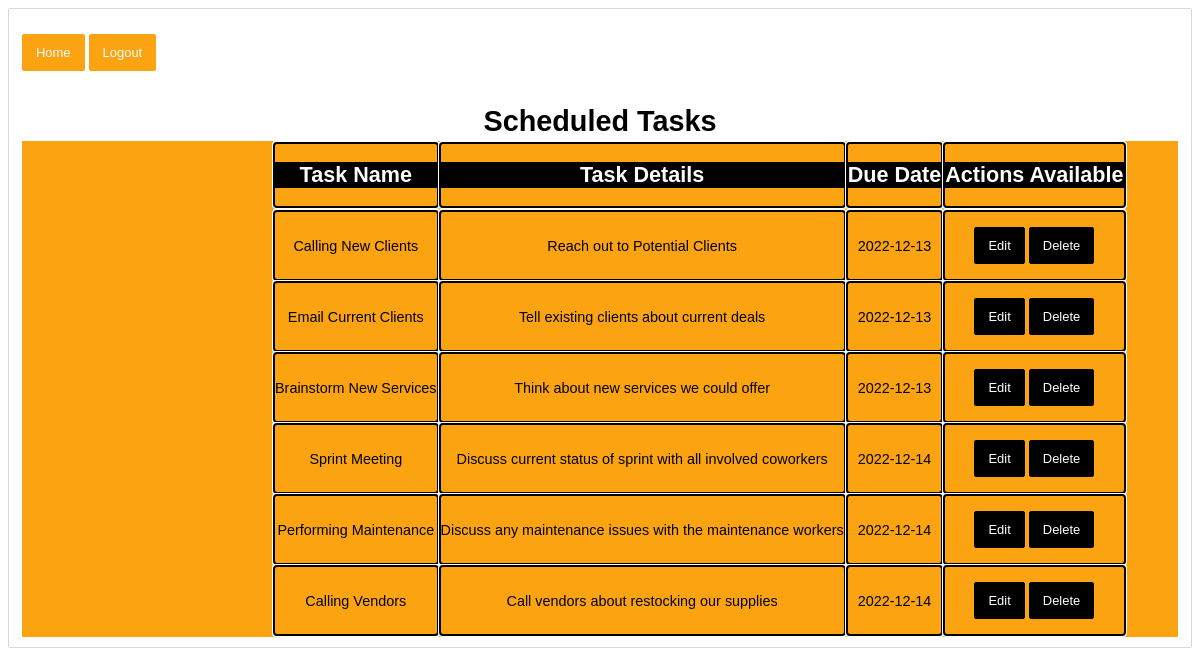
Page /calendar (signed in) on the committed database.
### models.py (models this page shows, shortened)
class Task(db.Model):
	id = db.Column("id", db.Integer, primary_key=True)
	project_id = db.Column("project_id", db.Integer)
	name = db.Column("name", db.String(200))
	text = db.Column("text", db.String(200))
	deadline = db.Column("deadline", db.String(10))
	imageUrl = db.Column("imageUrl", db.String(200))
	user_id = db.Column(db.Integer, db.ForeignKey("user.id"), nullable=False)

### jams01.py (the view)
@app.route('/calendar')
def calendar():
    if session.get('user'):
        my_projects = db.session.query(Project).all()
        my_tasks = db.session.query(Task).all()
        return render_template("calendar.html", projects=my_projects, tasks=my_tasks, user=session['user'], usern=session['user_name'])
    return redirect(url_for('login'))

### templates/calendar.html (shortened to what this page needs)
<!DOCTYPE html>
<html lang="en">
    <head>
        <link rel="stylesheet" href="{{ url_for('static', filename='main.css') }}">
        <link rel="stylesheet" href="{{ url_for('static', filename='forms.css') }}">
    </head>
    <body>
        <div class="navdiv">
            <nav>
                <form> <input type ="button" onclick="window.location.href='{{ url_for('user') }}';" value="Home" />
                <input type ="button" onclick="window.location.href='{{ url_for('logout') }}';" value="Logout" /></form>
            </nav>
        </div>
        <h1>Scheduled Tasks</h1>
        <div class="calendar">
        <table>
            <tr>
                <td><h2>Task Name</h2></td>
                <td><h2>Task Details</h2></td>
                <td><h2>Due Date</h2></td>
                <td><h2>Actions Available</h2></td>
            <tr>
                {% for task in tasks %}
                <tr>
                        <td>{{ task.name }}</td>
                        <td>{{ task.text }}</td>
                        <td> {{ task.deadline }}</td>
                        <td>
                            {% if user == task.user_id %}
                            <form action="{{ url_for('edit', task_id=task.id, project_id=task.project_id) }}" method="get">
                                <input type="submit" value="Edit">
                            </form>
                            <form action="{{url_for('delete', task_id=task.id) }}" method="post">
                                <input type="submit" value="Delete">
                            </form>
                            {% else %}
                            No Actions Available
                            {% endif %}
                        </td>
                </tr>
                {% endfor %}
        </table>
        </div>
    </body>

### static/main.css (style rules this page uses)
body { padding: 10px 13px; margin-bottom: 15px; border-radius: 2px; border: 1px solid #d4d9e3; font-weight: 200; color: #4d5060; font-family: 'Poppins', sans-serif; font-size: .9em; }
h1 { text-align: center; color: rgb(0,0,0); margin-bottom: 3px; display: block; font-weight: 10000; }
h2 { text-align: center; color: white; background-color:rgb(0,0,0); border-radius: 5px; }
input[type="button"] { background: rgb(252, 163, 17); border: 0; color: white; border-radius: 2px; margin-top: 15px; font-weight: 400; border: 1px solid rgb(252, 163, 17); transition: all .3s ease-out; }
.calendar { background-color: rgb(252, 163, 17); color: black; }
.calendar td { outline:auto; text-align: center; }
.calendar table { padding-left: 250px; }
.calendar form { background-color: rgb(252, 163, 17); color: black; display: inline; }
.calendar h2 { border-radius: 0; }

### static/forms.css (style rules this page uses)
form { background: white; width: 100%; }
input, textarea { padding: 10px 13px; margin-bottom: 15px; border-radius: 2px; border: 1px solid #d4d9e3; font-weight: 200; color: #4d5060; font-family: 'Poppins', sans-serif; font-size: .9em; }
input[type="submit"] { background: rgb(0, 0, 0); border: 0; color: white; border-radius: 2px; margin-top: 15px; font-weight: 400; border: 1px solid rgb(0, 0, 0); transition: all .3s ease-out; }

### rows in the picture
Task: name "Calling New Clients", text "Reach out to Potential Clients", deadline "2022-12-13"
Task: name "Email Current Clients", text "Tell existing clients about current deals", deadline "2022-12-13"
Task: name "Brainstorm New Services", text "Think about new services we could offer", deadline "2022-12-13"
Task: name "Sprint Meeting", text "Discuss current status of sprint with all involved coworkers", deadline "2022-12-14"
Task: name "Performing Maintenance", text "Discuss any maintenance issues with the maintenance workers", deadline "2022-12-14"
Task: name "Calling Vendors", text "Call vendors about restocking our supplies", deadline "2022-12-14"
